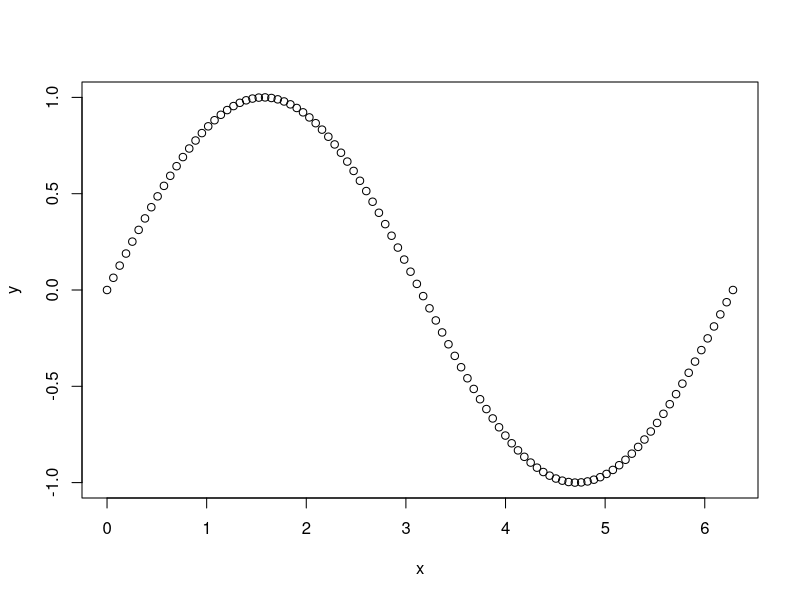
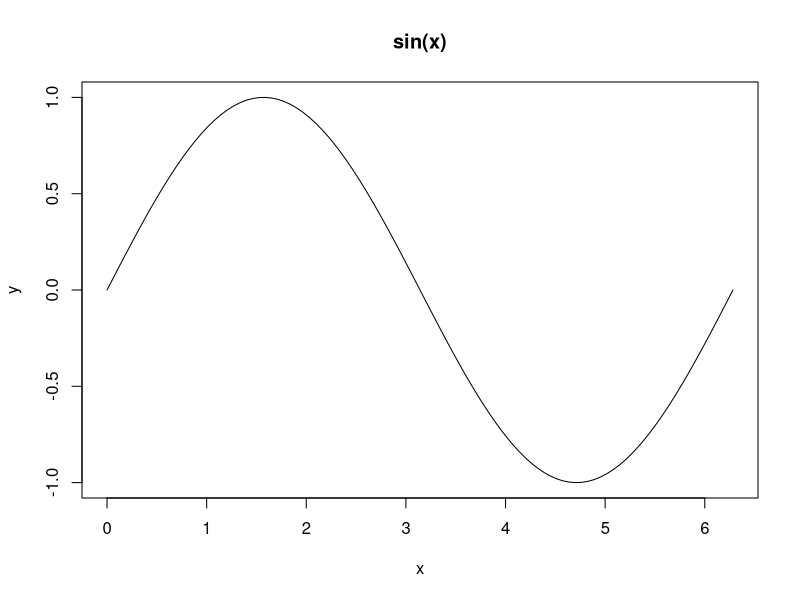
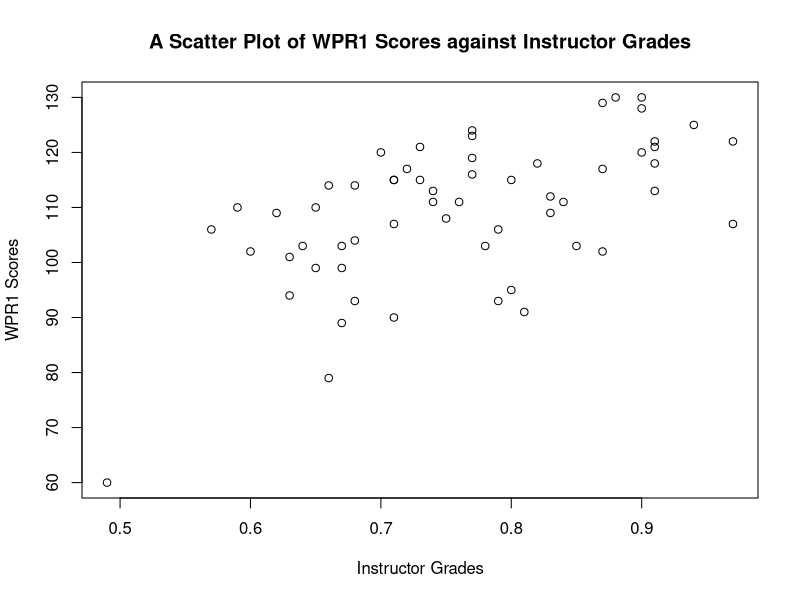

The R script that drew these images, in order:
## ---- chunk 1
knitr::opts_chunk$set(echo = TRUE)
## ---- chunk 2
# install.packages("tidyverse")  Execute this line without the '#' to install the tidyverse
# library(tidyverse) execute this line everytime you restart R to access this package
# getwd() 
# setwd(C:/Users/first.last/Desktop/.../)  Notice that the '\' are backwards '/'.  
# batting = read_csv("batting256.csv") be sure this file is in the working directory
# summary(data)  
# plot(data$y1~data$x1)
# data[which.max(data$X1),]
## ---- chunk 3
2+2
## ---- chunk 4
2+2
## ---- chunk 5
x = 2
print(x)
y <- 2
print(y)
## ---- chunk 6
my.vector = c(1,2,3,4,5,6)
my.vector
my.matrix = matrix(my.vector,nrow=2,ncol=3)
my.matrix
## ---- chunk 7
my.vector[3]
my.matrix[1,2]
## ---- chunk 8
my.vector = c(1,2,3,4,5,6)
sum(my.vector)
## ---- chunk 9
my.sqrt = function(x){
  result = sqrt(x)
  return(result)
}
## ---- chunk 10
my.sqrt(4)
## ---- chunk 11
1:6 # This syntax means "1 to 6" and is understood to have increments of 1.
seq(1,6) # Create a sequence from "1" to "6" with an understood step size of 1.
seq(2,12,by=2) # Create a sequence from "2" to "12" with a step size of "2."
x=seq(0,2*pi,length.out=100) # Create a sequence of 100 values evenly spaced from 0 to 2*pi.
## ---- chunk 12
x=seq(0,2*pi,length.out=100)
y=sin(x)
plot(x,y)
## ---- chunk 13
plot(x,y,type='l',main='sin(x)')
## ---- chunk 14
# This code solves Problem #X.
miles = c(3,5,7)
days = c("Monday","Wednesday","Friday")
# Before you perform a complex operation, describe what it is and why you did it in comments.  Here I'm going to generate a string that combines text and numbers inside a for loop.
for(i in 1:length(days)){
  print(paste('I ran ',miles[i],' miles on ',days[i],'.',sep=""))
}
## ---- chunk 15
grades = read.csv("GradeData.csv",header=TRUE)
## ---- chunk 16
# Display the column names of the grades data frame.
names(grades)
## ---- chunk 17
# Display the first six rows of the grades data frame.
head(grades)
## ---- chunk 18
# Display the last six rows of the grades data frame.
tail(grades)
## ---- chunk 19
# Display the dimensions of the grades data frame.  The Environment panel said grades consisted of 59 observations of 5 variables.
dim(grades)
## ---- chunk 20
grades[10,2]
## ---- chunk 21
grades[ ,1] 
## ---- chunk 22
grades[1,]
## ---- chunk 23
grades$WPR1
## ---- chunk 24
attach(grades)
WPR1
## ---- chunk 25
wpr1 = grades[,1]
wpr2 = grades[,2]
instructor = grades[,3]
apsc = grades[,4]
sat = grades[,5] 
## ---- chunk 26
wprs = cbind(wpr1,wpr2)
head(wprs)
## ---- chunk 27
wprs = grades[,1:2] # The colon takes columns 1 "through" 2.
head(wprs) # We get the same result as Technique 1.
## ---- chunk 28
wprs = grades[,-3:-5] # Think of the negative sign as "All Except -3, -4, and -5."
head(wprs) # We get the same result as Techniques 1 and 2.
## ---- chunk 29
wprs.minus.outlier = wprs[-2,] # Take out 2nd row.
head(wprs.minus.outlier) # Notice the second row is gone.
## ---- chunk 30
x = seq(from=1, to=10, by=1)
## ---- chunk 31
y = seq(from=10, to=1, by=-1)
## ---- chunk 32
my.data.frame = data.frame("X"=x, "Y" = y)
class(my.data.frame) # The class of the object is a data frame as desired.
head(my.data.frame) #We have two columns of data with the proper column names.
## ---- chunk 33
colnames(my.data.frame) = c("Column 1", "Column 2")
head(my.data.frame) # Column names have changed.
## ---- chunk 34
plot(grades[,3], grades[,1], xlab = "Instructor Grades", ylab = 
       "WPR1 Scores", main = "A Scatter Plot of WPR1 Scores against Instructor Grades")
## ---- chunk 35
summary(grades[,c(1,3)])
## ---- chunk 36
apply(grades[,c(1,3)], 2, sd)
## ---- chunk 37
apply(grades[,c(1,3)],2, range) # Compute the ranges of the 1st and 3rd column.
apply(grades[,c(1,3)],2, var) # Compute the variances of the 1st and 3rd column.
apply(grades[,c(1,3)],2, mean) # Compute the means - compare to summary() output.
## ---- chunk 38
mean(grades[,1]) # Compute mean of column 1.
sd(grades[,1]) # Compute the standard deviation of column 1.
